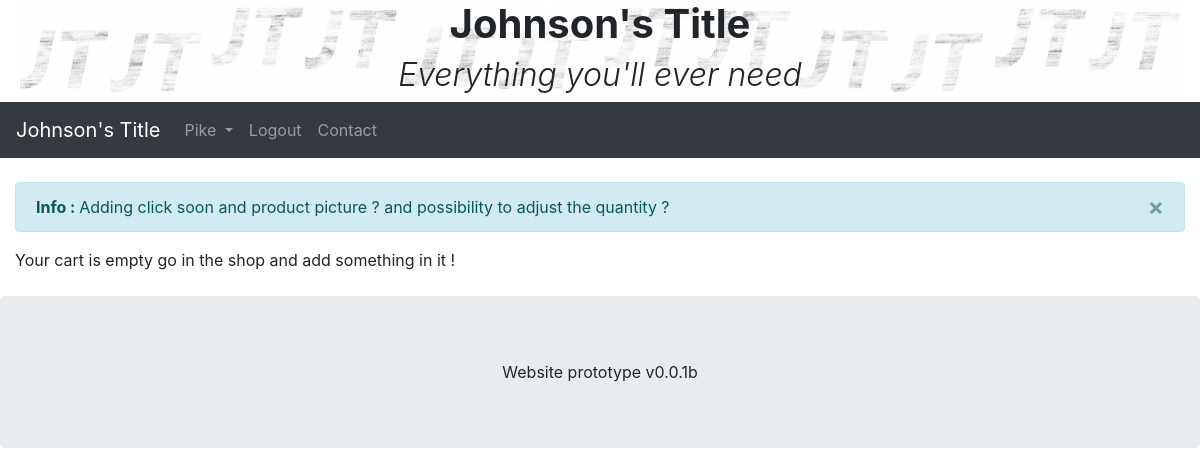
/index.php?action=myCart (signed in), run on an earlier commit of the app's database.
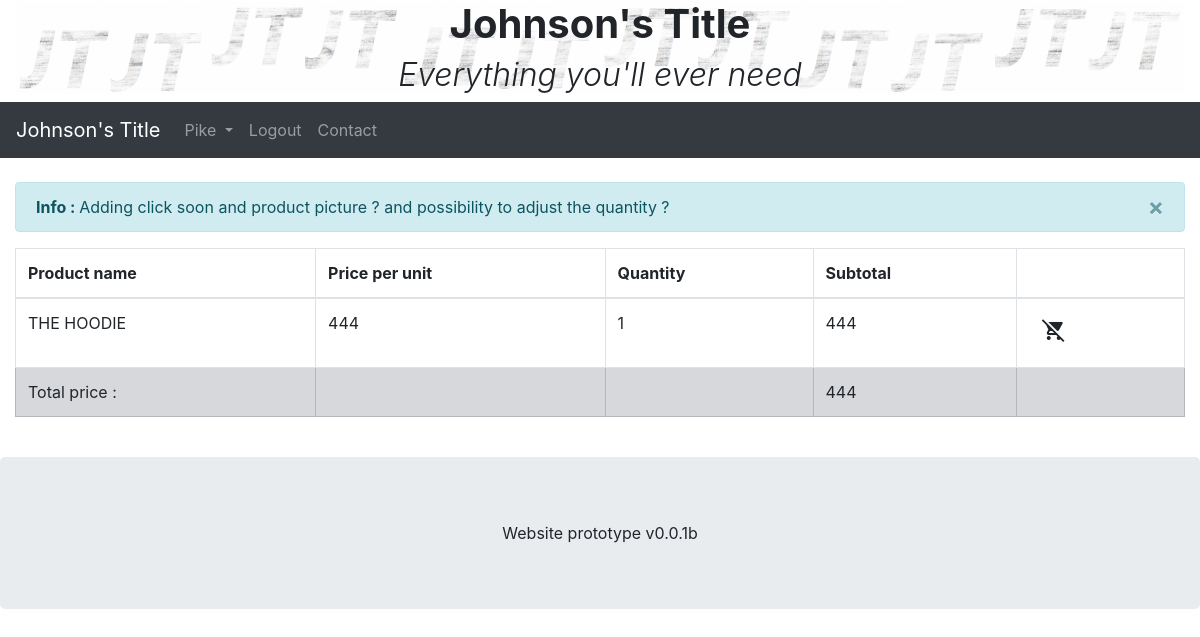
And on a later commit of the database.
### tables this page shows
CREATE TABLE `shopping_cart` (
  `id` int(11) NOT NULL,
  `fkUsersId` int(11) NOT NULL,
  `fkProductsId` int(11) NOT NULL,
  `quantity` int(11) NOT NULL
);

CREATE TABLE `products` (
  `id` int(11) NOT NULL,
  `name` varchar(255) NOT NULL,
  `price` int(11) NOT NULL,
  `description` text,
  `stock` int(11) NOT NULL,
  `type` int(11) NOT NULL
);

### model/ShopManager.php (called while the page is built, shortened)
<?php
class ShopManager
{
	public function getCart($userID)
	{
		$db = $this->dbConnect();
		$req = $db->prepare('SELECT shopping_cart.id as "cartId",
		products.name as "Productname",
		products.price as "Ppu",
		shopping_cart.quantity as "Quantity",
		products.price * shopping_cart.quantity as "Totalprice"
		FROM shopping_cart, products
		WHERE fkProductsId = products.id
		AND fkUsersId= :userID');
		$req->execute(array('userID' => $userID));
		return $req;
	}
	private function dbConnect()
	{
		try {
			$db = new PDO('mysql:host=localhost;dbname=jt_title;charset=utf8', 'root', 'root', array(PDO::ATTR_ERRMODE => PDO::ERRMODE_EXCEPTION));
			return $db;
		} catch (Exception $e) {
			die('Erreur : ' . $e->getMessage());
		}
	}
}

### controller/frontend.php (called while the page is built, shortened)
<?php
function myCart()
{
	require('./controller/myCart.php');
}

### index.php (called while the page is built)
<?php
require('./controller/frontend.php');
if (isset($_GET['action'])) {
    if ($_GET['action'] == 'main') {
        main();
    } elseif ($_GET['action'] == 'register') {
        register();
    } elseif ($_GET['action'] == 'login') {
        login();
    } elseif ($_GET['action'] == 'logout') {
        logout();
    } elseif ($_GET['action'] == 'myProfile') {
        myProfile();
    } elseif ($_GET['action'] == 'clothing') {
        clothing();
    } elseif ($_GET['action'] == 'title') {
        title();
    } elseif ($_GET['action'] == 'myCart') {
        myCart();
    } else {
        main();
    }
} else {
    main();
}

### controller/myCart.php (the view, shortened to what this page needs)
<?php
require_once("./model/ShopManager.php");
$shopManager = new ShopManager();
$req = $shopManager->getCart($_SESSION['id']);
if ($req->rowCount() > 0) {
    $totalPrice = 0;
    ?>
<table class="table table-bordered table-hover">
    <thead>
        <tr>
            <th>Product name</th>
            <th>Price per unit</th>
            <th>Quantity</th>
            <th>Subtotal</th>
            <th></th>
        </tr>
    </thead>
    <tbody>
        <?php
        while ($data = $req->fetch()) {
            $totalPrice = $totalPrice + $data['Totalprice'];
            ?>
        <tr>
            <td><?= $data['Productname'] ?></td>
            <td><?= $data['Ppu'] ?></td>
            <td><?= $data['Quantity'] ?></td>
            <td><?= $data['Totalprice'] ?></td>
            <td>
                <button value=<?= $data['cartId'] ?> class="btn removeFromCart" style="background-color:transparent">
                    <i class="material-icons">remove_shopping_cart</i>
                </button>
            </td>
        </tr>
        <?php
    }
    ?>
        <tr class="table-secondary">
            <td>Total price :</td>
            <td></td>
            <td></td>
            <td> <?= $totalPrice ?></td>
            <td></td>
        </tr>
    </tbody>
</table>
<?php
} else {
    echo "Your cart is empty go in the shop and add something in it !";
}

What changed in the data, as far as the page shows it:
added shopping_cart: fkProductsId.name "THE HOODIE", fkProductsId.price "444", quantity "1", Totalprice "444", $data['cartId'] 14 (drawn)
Also different on the page:
$totalPrice: (not shown) → "444"
text no longer shown: "Your cart is empty go in the shop and add something in it !"
text now shown: "Product name Price per unit Quantity Subtotal Total price :"
